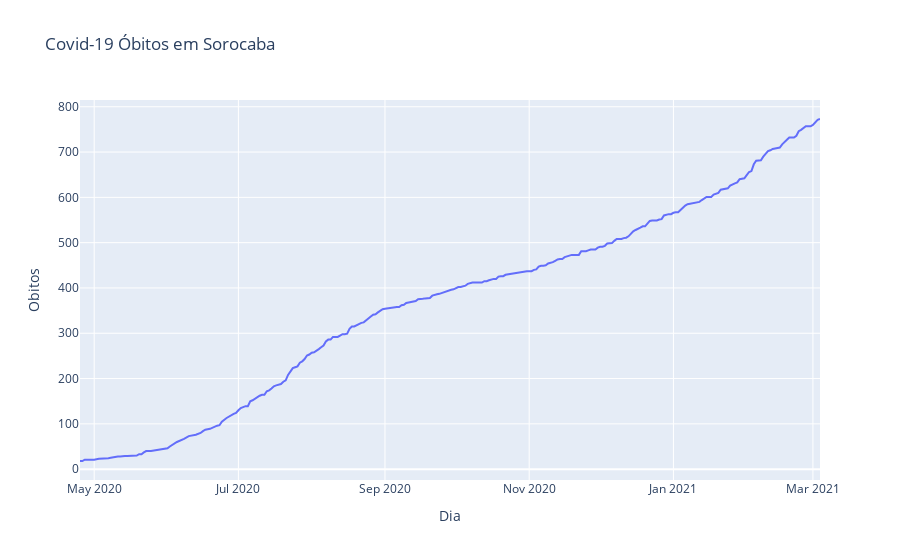

Here is the notebook cell this chart was saved with:
### Code cell
fig = px.line(dataf, x = 'Dia', y = 'Obitos', title='Covid-19 Óbitos em Sorocaba')


fig.show()

### Figure 1 — Plotly figure (JSON) as saved in the notebook; plotly's stock layout.template omitted (floating-point values rounded to 4 significant figures; data arrays with more than 128 entries replaced by an {"elided": "..."} marker saying what was removed)
{"data": [{"hovertemplate": "Dia=%{x}<br>Obitos=%{y}<extra></extra>", "legendgroup": "", "line": {"color": "#636efa", "dash": "solid"}, "mode": "lines", "name": "", "orientation": "v", "showlegend": false, "type": "scatter", "x": {"elided": "300 str values"}, "xaxis": "x", "y": {"elided": "300 int values"}, "yaxis": "y"}], "layout": {"legend": {"tracegroupgap": 0}, "title": {"text": "Covid-19 Óbitos em Sorocaba"}, "xaxis": {"anchor": "y", "domain": [0, 1], "title": {"text": "Dia"}}, "yaxis": {"anchor": "x", "domain": [0, 1], "title": {"text": "Obitos"}}}}
